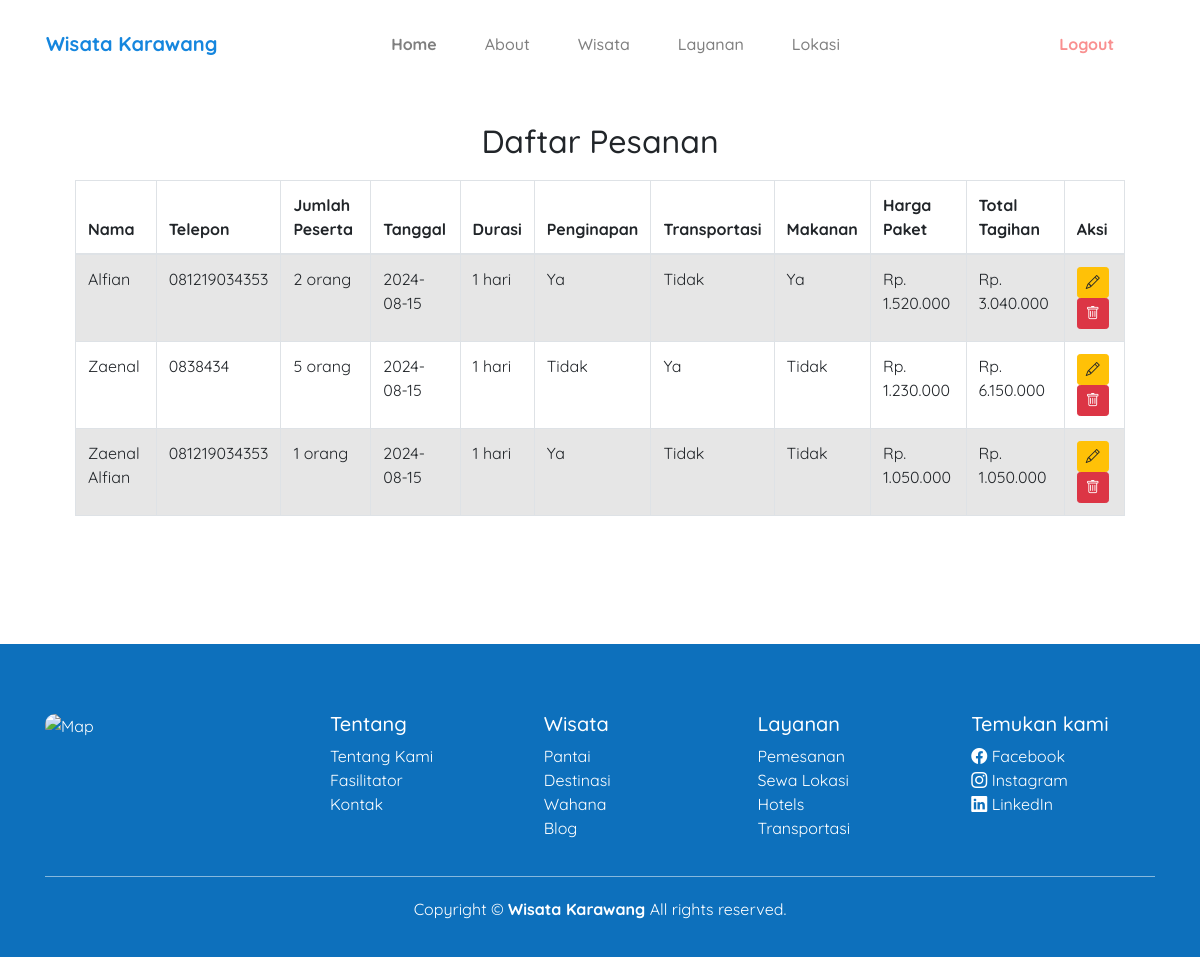
Page /view/daftar_pesanan.php (signed in) on the committed database.
### tables this page shows
CREATE TABLE `pemesanan` (
  `id` int(11) NOT NULL,
  `nama` varchar(50) NOT NULL,
  `telp` varchar(15) NOT NULL,
  `partisipan` int(20) NOT NULL,
  `tanggal` date NOT NULL,
  `durasi` int(11) NOT NULL,
  `penginapan` tinyint(1) NOT NULL DEFAULT 0,
  `transportasi` tinyint(1) NOT NULL DEFAULT 0,
  `makanan` tinyint(1) NOT NULL DEFAULT 0,
  `tiket` int(11) NOT NULL,
  `subtotal` bigint(20) NOT NULL,
  `total` bigint(20) NOT NULL,
  `createdAt` timestamp NOT NULL DEFAULT current_timestamp() ON UPDATE current_timestamp()
);

### php/koneksi.php (called while the page is built, shortened)
<?php
$protocol = isset($_SERVER['HTTPS']) && $_SERVER['HTTPS'] === 'on' ? 'https://' : 'http://';
$host = $_SERVER['HTTP_HOST'];
$basePath = '/wisata-karawang';
$base_url = $protocol . $host . $basePath;

### view/daftar_pesanan.php (the view, shortened to what this page needs)
<?php
include("../php/koneksi.php");
$sql = "SELECT * FROM pemesanan ORDER BY tanggal DESC";
$stmt = $conn->prepare($sql);
$stmt->execute();
$result = $stmt->get_result();
?>
<!DOCTYPE html>
<html lang="en">
<head>
    <link rel="stylesheet" href="https://cdnjs.cloudflare.com/ajax/libs/bootstrap/5.1.3/css/bootstrap.min.css">
    <link rel="stylesheet" href="https://stackpath.bootstrapcdn.com/bootstrap/4.5.2/css/bootstrap.min.css">
    <link rel="stylesheet" href="https://cdnjs.cloudflare.com/ajax/libs/bootstrap-icons/1.8.1/font/bootstrap-icons.min.css">
    <link rel="stylesheet" href="../css/styles.css">
</head>
<body>
    <nav class="container navbar navbar-expand-lg navbar-light pt-4">
        <a class="navbar-brand brand-title" href="<?= $base_url; ?>/index.php">Wisata Karawang</a>
        <div class="collapse navbar-collapse nav-menu" id="navbarNav">
            <ul class="navbar-nav mx-auto">
                <li class="nav-item menu-items">
                    <a class="nav-link fw-bold" href="<?= $base_url; ?>/view/daftar_pesanan.php">Home</a>
                </li>
                <li class="nav-item menu-items">
                    <a class="nav-link" href="#">About</a>
                </li>
                <li class="nav-item menu-items">
                    <a class="nav-link" href="#destinasi">Wisata</a>
                </li>
                <li class="nav-item menu-items">
                    <a class="nav-link" href="#">Layanan</a>
                </li>
                <li class="nav-item menu-items">
                    <a class="nav-link" href="<?= $base_url; ?>/view/form_wisata.php">Lokasi</a>
                </li>
            </ul>
            <ul class="navbar-nav ml-auto">
            <?php if (isset($_SESSION['user_id'])): ?>
                <li class="nav-item menu-items">
                    <a class="nav-link fw-bold logout" href="<?= $base_url; ?>/php/logout.php">Logout</a>
                </li>
            <?php endif; ?>
            </ul>
        </div>
    </nav>
    <div class="container-fluid container-box">
        <h2 class="text-center">Daftar Pesanan</h2>
        <div class="table-responsive">
            <table class="table table-striped table-bordered">
                <thead>
                    <tr>
                        <th>Nama</th>
                        <th>Telepon</th>
                        <th>Jumlah Peserta</th>
                        <th>Tanggal</th>
                        <th>Durasi</th>
                        <th>Penginapan</th>
                        <th>Transportasi</th>
                        <th>Makanan</th>
                        <th>Harga Paket</th>
                        <th>Total Tagihan</th>
                        <th>Aksi</th>
                    </tr>
                </thead>
                <tbody>
                <?php
                    if ($result->num_rows > 0) {
                        while($row = $result->fetch_assoc()) {
                ?>
                    <tr>
                        <td><?= $row['nama'] ?></td>
                        <td><?= htmlspecialchars($row['telp']); ?></td>
                        <td><?= htmlspecialchars($row['partisipan']); ?> orang</td>
                        <td><?= htmlspecialchars($row['tanggal']); ?></td>
                        <td><?= htmlspecialchars($row['durasi']); ?> hari</td>
                        <td><?= ($row['penginapan'] ? 'Ya' : 'Tidak'); ?></td>
                        <td><?= ($row['transportasi'] ? 'Ya' : 'Tidak'); ?></td>
                        <td><?= ($row['makanan'] ? 'Ya' : 'Tidak'); ?></td>
                        <td>Rp. <?= number_format($row['subtotal'], 0, ',', '.'); ?></td>
                        <td>Rp. <?= number_format($row['total'], 0, ',', '.'); ?></td>
                        <td>
                            <a href="#" class="btn btn-warning btn-sm" data-toggle="modal" data-target="#updateModal" onclick="loadDataToModal(<?= htmlspecialchars(json_encode($row)); ?>)">
                                <i class="bi bi-pencil"></i>
                            </a>
                            <a href="#" onclick="confirmDeletion('<?= $row['id']; ?>'); return false;" class="btn btn-danger btn-sm">
                                <i class="bi bi-trash"></i>
                            </a>
                        </td>
                    </tr>
                <?php
                        }
                    } else {
                        echo "<tr><td colspan='10' class='text-center'>Tidak ada data pesanan</td></tr>";
                    }
                ?>
                </tbody>
            </table>
        </div>
    </div>
<?php
include "footer.php";
?>

### view/footer.php (shortened to what this page needs)
<footer class="footer">
        <div class="container pt-5">
            <div class="row">
                <div class="col-md-3 map mb-4">
                    <img src="https://i.ibb.co.com/ftzynQs/Karawang.png" alt="Map">
                </div>
                <div class="col-md-9 menu-links">
                    <div class="row">
                        <div class="col-md-3">
                            <h5>Tentang</h5>
                            <ul class="list-unstyled">
                                <li><a href="#">Tentang Kami</a></li>
                                <li><a href="#">Fasilitator</a></li>
                                <li><a href="#">Kontak</a></li>
                            </ul>
                        </div>
                        <div class="col-md-3">
                            <h5>Wisata</h5>
                            <ul class="list-unstyled">
                                <li><a href="#">Pantai</a></li>
                                <li><a href="#">Destinasi</a></li>
                                <li><a href="#">Wahana</a></li>
                                <li><a href="#">Blog</a></li>
                            </ul>
                        </div>
                        <div class="col-md-3">
                            <h5>Layanan</h5>
                            <ul class="list-unstyled">
                                <li><a href="#">Pemesanan</a></li>
                                <li><a href="#">Sewa Lokasi</a></li>
                                <li><a href="#">Hotels</a></li>
                                <li><a href="#">Transportasi</a></li>
                            </ul>
                        </div>
                        <div class="col-md-3">
                            <h5>Temukan kami</h5>
                            <ul class="list-unstyled">
                                <li><a href="#"><i class="bi bi-facebook"></i> Facebook</a></li>
                                <li><a href="https://www.instagram.com/zencode_" target="_blank"><i class="bi bi-instagram"></i> Instagram</a></li>
                                <li><a href="https://www.linkedin.com/in/zaenal-alfian/" target="_blank"><i class="bi bi-linkedin"></i> LinkedIn</a></li>
                            </ul>
                        </div>
                    </div>
                </div>
            </div>
            <div class="horizontal-line"></div>
            <div class="text-center">
                <p>Copyright &copy; <a href="#" class="fw-bold">Wisata Karawang</a> All rights reserved.</p>
            </div>
        </div>
    </footer>
</body>
</html>

### css/styles.css (style rules this page uses)
body { font-family: 'Quicksand', sans-serif; }
a.brand-title { color: #1586DE !important; font-size: 20px; font-weight: bold; margin-right: 4em; }
.menu-items { margin-right: 2em; font-weight: 500; }
.footer { background-color: #0D70BC; color: white; padding: 20px 0; margin-top: 5em; }
.footer a { color: white; text-decoration: none; }
.footer .map img { border-radius: 10px; width: 100%; max-width: 250px; }
.footer .horizontal-line { border-top: 1px solid rgba(255, 255, 255, 0.5); margin: 20px 0; }

### view/daftar_pesanan.php (style rules this page uses)
.container-box { width: 90%; margin-top: 50px; margin-bottom: 7em; }
.table-responsive { margin-top: 20px; }
.logout { color: #F99090 !important; }

### rows in the picture
pemesanan: nama "Alfian", telp "081219034353", partisipan "2", tanggal "2024-08-15", durasi "1", penginapan "Ya", transportasi "Tidak", makanan "Ya", subtotal "1.520.000", total "3.040.000"
pemesanan: nama "Zaenal", telp "0838434", partisipan "5", tanggal "2024-08-15", durasi "1", penginapan "Tidak", transportasi "Ya", makanan "Tidak", subtotal "1.230.000", total "6.150.000"
pemesanan: nama "Zaenal Alfian", telp "081219034353", partisipan "1", tanggal "2024-08-15", durasi "1", penginapan "Ya", transportasi "Tidak", makanan "Tidak", subtotal "1.050.000", total "1.050.000"
